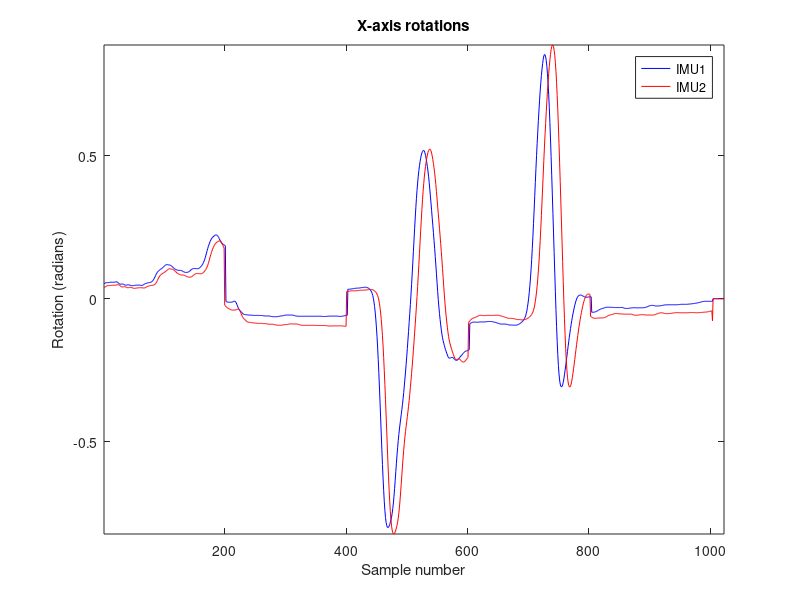
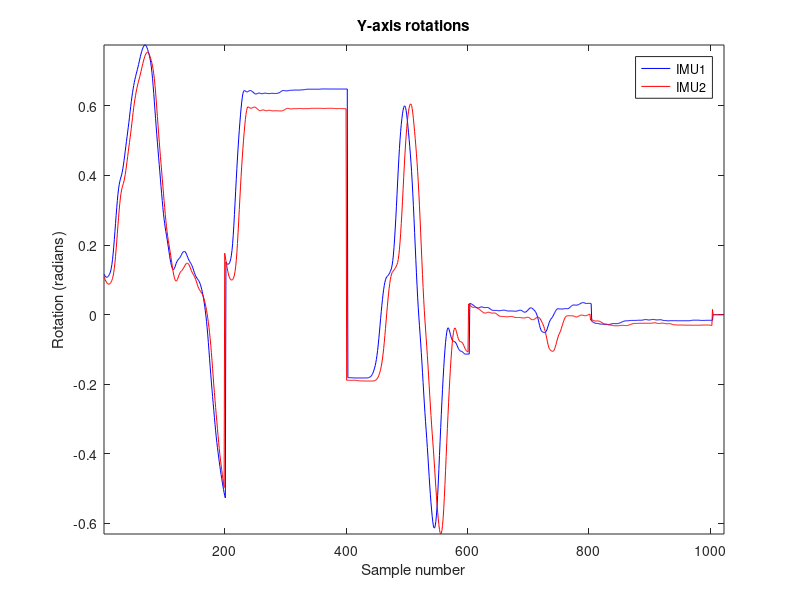

The MATLAB source for these figures, in order:
figure
Data = load('IMUTestData.mat');


plot(1:length(Data.SIM_X),Data.SIM_X,'b');
hold on
plot(1:length(Data.WL_X),Data.WL_X,'r');
title('X-axis rotations');
legend('IMU1', 'IMU2');
xlabel('Sample number');
ylabel('Rotation (radians)');
axis tight
hold off

figure
plot(1:length(Data.SIM_Y),Data.SIM_Y,'b');
hold on
plot(1:length(Data.WL_Y),Data.WL_Y,'r');
title('Y-axis rotations');
legend('IMU1', 'IMU2');
xlabel('Sample number');
ylabel('Rotation (radians)');
axis tight
hold off
